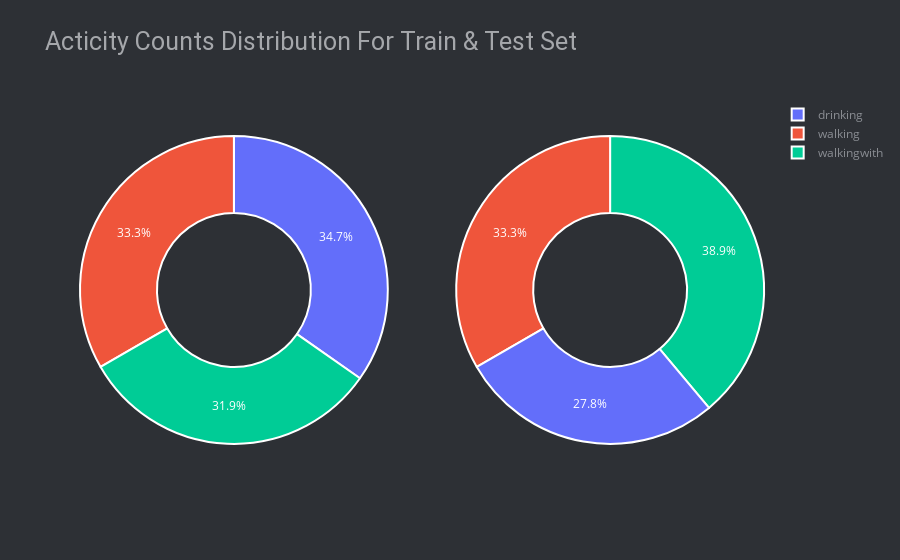

This figure's notebook cell:
### Code cell
# Acticity Counts Distribution For Train & Test Set using pie chart
label_counts_for_train = df_train['Activity'].value_counts()
colors = px.colors.qualitative.Plotly

label_counts_for_test = df_test['Activity'].value_counts()


fig = make_subplots(rows=1, cols=2, specs=[[{'type':'domain'},{'type':'domain'}]])
fig.add_trace(go.Pie(hole=0.5, labels=label_counts_for_train.index, values=label_counts_for_train.values, name="Train Set"), 1, 1)
fig.add_trace(go.Pie(hole=0.5, labels=label_counts_for_test.index, values=label_counts_for_test.values, name="Test Set"), 1, 2)

fig.update_layout(
#     height=450, width=1100,
    title = 'Acticity Counts Distribution For Train & Test Set',
    xaxis = dict(title = 'Activity', tickangle=0, showgrid=False),
    yaxis = dict(title = 'Count', showgrid=False),
    plot_bgcolor='#2d3035', paper_bgcolor='#2d3035',
    title_font=dict(size=25, color='#a5a7ab', family='roboto'),
#     margin=dict(t=80, b=30, l=70, r=40),
    font=dict(color='#8a8d93'))
# graph = go.Figure(data=[graph], layout = layout)
fig.update_traces(textfont=dict(color='#fff'), marker=dict(line=dict(color='#ffffff', width=2)))
fig.show()

### Figure 1 — Plotly figure (JSON) as saved in the notebook; plotly's stock layout.template omitted (floating-point values rounded to 4 significant figures)
{"data": [{"domain": {"x": [0, 0.45], "y": [0, 1]}, "hole": 0.5, "labels": ["drinking", "walking", "walkingwith"], "marker": {"line": {"color": "#ffffff", "width": 2}}, "name": "Train Set", "textfont": {"color": "#fff"}, "type": "pie", "values": [25, 24, 23]}, {"domain": {"x": [0.55, 1], "y": [0, 1]}, "hole": 0.5, "labels": ["walkingwith", "walking", "drinking"], "marker": {"line": {"color": "#ffffff", "width": 2}}, "name": "Test Set", "textfont": {"color": "#fff"}, "type": "pie", "values": [7, 6, 5]}], "layout": {"font": {"color": "#8a8d93"}, "paper_bgcolor": "#2d3035", "plot_bgcolor": "#2d3035", "title": {"font": {"color": "#a5a7ab", "family": "roboto", "size": 25}, "text": "Acticity Counts Distribution For Train & Test Set"}, "xaxis": {"showgrid": false, "tickangle": 0, "title": {"text": "Activity"}}, "yaxis": {"showgrid": false, "title": {"text": "Count"}}}}
